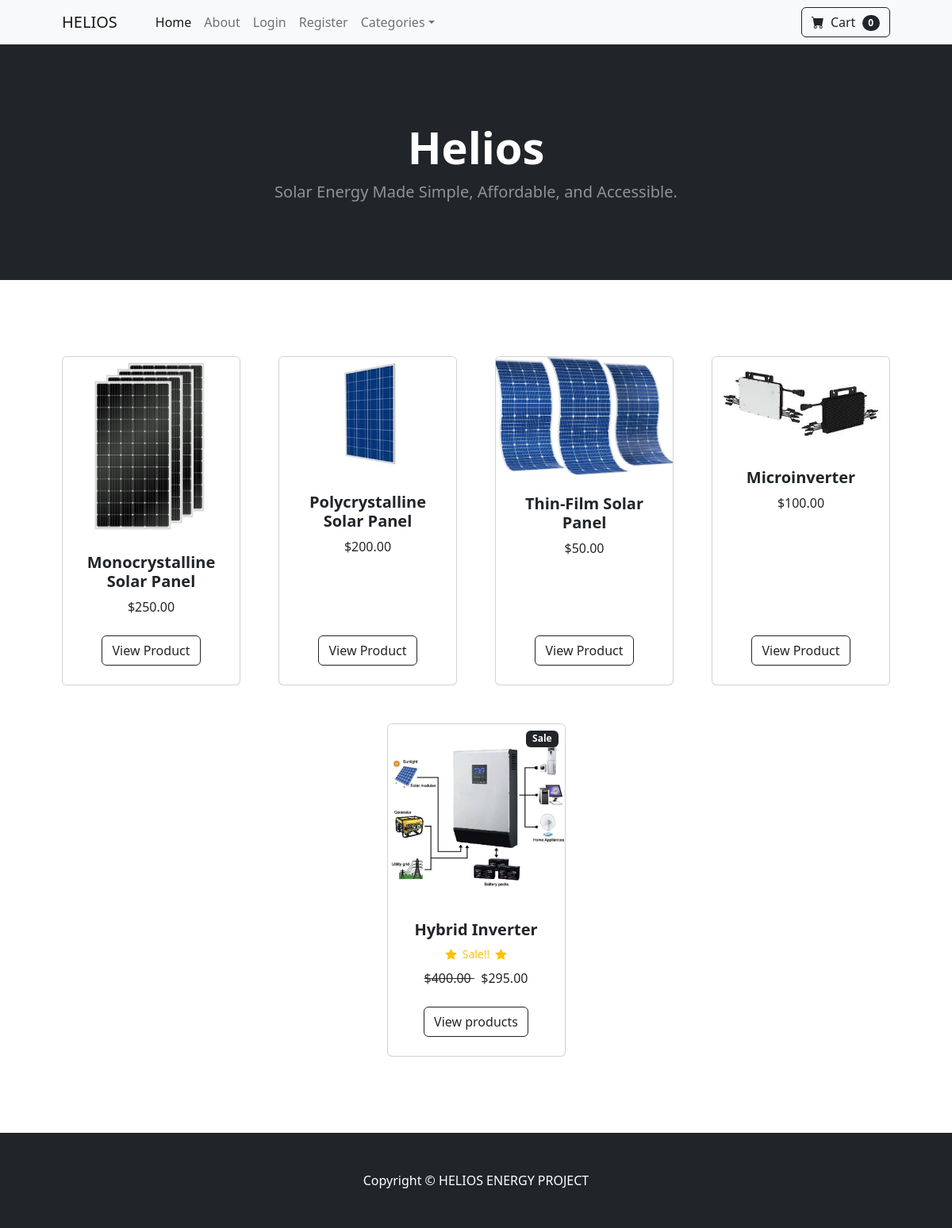
The page / on the database its author committed.
### store/models.py (models this page shows, shortened)
class Product(models.Model):
    name = models.CharField(max_length=100)
    price = models.DecimalField(default=0, max_digits=10, decimal_places=2)
    description = models.CharField(max_length=1000, default='', blank=True, null=True )
    category = models.ForeignKey(Category, on_delete=models.CASCADE, default=1)
    image = models.ImageField(upload_to='uploads/products/')
    is_sale = models.BooleanField(default=False)
    sale_price = models.DecimalField(default=0, max_digits=10, decimal_places=2)

### store/views.py (the view)
# urls.py: path('', views.home, name='home'),
def home(request):
    products = Product.objects.all()
    return render(request, 'home.html', {'products': products})

### cart/cart.py (called while the page is built)
    def __len__(self):
        return len(self.cart)

### cart/context_processors.py (called while the page is built)
def cart(request):
    return {'cart': Cart(request)}

### store/templates/home.html
{% extends 'base.html' %}
{% block content %}
        <header class="bg-dark py-5">
            <div class="container px-4 px-lg-5 my-5">
                <div class="text-center text-white">
                    <h1 class="display-4 fw-bolder">Helios</h1>
                    <p class="lead fw-normal text-white-50 mb-0">Solar Energy Made Simple, Affordable, and Accessible.</p>
                </div>
            </div>
        </header>
        <section class="py-5">
            <div class="container px-4 px-lg-5 mt-5">
                <div class="row gx-4 gx-lg-5 row-cols-2 row-cols-md-3 row-cols-xl-4 justify-content-center">
                    {% for product in products %}
                        {% if product.is_sale %}
                        <div class="col mb-5">
                            <div class="card h-100">
                                <div class="badge bg-dark text-white position-absolute" style="top: 0.5rem; right: 0.5rem">Sale</div>
                                <img class="card-img-top" src="{{product.image.url}}" alt="..." />
                                <div class="card-body p-4">
                                    <div class="text-center">
                                        <h5 class="fw-bolder">{{ product.name }}</h5>
                                        <div class="d-flex justify-content-center small text-warning mb-2">
                                        <div class="bi-star-fill"></div>
                                        &nbsp;&nbsp;Sale!!&nbsp;&nbsp;
                                        <div class="bi-star-fill"></div>
                                        </div>
                                        <strike>
                                        ${{ product.price }}
                                        </strike>
                                        &nbsp;
                                        ${{ product.sale_price }}
                                    </div>
                                </div>
                                <div class="card-footer p-4 pt-0 border-top-0 bg-transparent">
                                    <div class="text-center"><a class="btn btn-outline-dark mt-auto" href="{% url 'product' product.id %}">View products</a></div>
                                </div>
                            </div>
                        </div>
                        {% else %}
                    <div class="col mb-5">
                        <div class="card h-100">
                            <img class="card-img-top" src="{{product.image.url}}" alt="..." />
                            <div class="card-body p-4">
                                <div class="text-center">
                                    <h5 class="fw-bolder">{{ product.name }}</h5>
                                    ${{ product.price }}
                                </div>
                            </div>
                            <div class="card-footer p-4 pt-0 border-top-0 bg-transparent">
                                <div class="text-center"><a class="btn btn-outline-dark mt-auto" href="{% url 'product' product.id %}">View Product</a></div>
                            </div>
                        </div>
                    </div>
                        {% endif %}
                    {% endfor %}
                </div>
            </div>
        </section>
{% endblock %}

### store/templates/base.html (shortened to what this page needs)
{% load static %}
<!DOCTYPE html>
<html lang="en">
    <head>
        <link href="https://cdn.jsdelivr.net/npm/bootstrap-icons@1.5.0/font/bootstrap-icons.css" rel="stylesheet" />
        <link href="{% static 'css/styles.css' %}" rel="stylesheet" />
    </head>
    <body>
        {% include 'navbar.html' %}
        {% block content %}
        {% endblock %}
        <footer class="py-5 bg-dark">
            <div class="container"><p class="m-0 text-center text-white">Copyright &copy; HELIOS ENERGY PROJECT</p></div>
        </footer>
    </body>
</html>

### store/templates/navbar.html (shortened to what this page needs)
<nav class="navbar navbar-expand-lg navbar-light bg-light">
    <div class="container px-4 px-lg-5">
        <a class="navbar-brand" href="{% url 'home' %}">HELIOS</a>
        <div class="collapse navbar-collapse" id="navbarSupportedContent">
            <ul class="navbar-nav me-auto mb-2 mb-lg-0 ms-lg-4">
                <li class="nav-item">
                    <a class="nav-link active" aria-current="page" href="{% url 'home' %}">Home</a>
                </li>
                <li class="nav-item">
                    <a class="nav-link" href="{% url 'about' %}">About</a>
                </li>
                {% if user.is_authenticated %}
                    <li class="nav-item">
                        <a class="nav-link" href="{% url 'logout' %}">Logout</a>
                    </li>
                {% else %}
                    <li class="nav-item">
                        <a class="nav-link" href="{% url 'login' %}">Login</a>
                    </li>
                    <li class="nav-item">
                        <a class="nav-link" href="{% url 'register' %}">Register</a>
                    </li>
                {% endif %}
                <li class="nav-item dropdown">
                    <a class="nav-link dropdown-toggle" id="navbarDropdown" href="#" role="button" data-bs-toggle="dropdown" aria-expanded="false">Categories</a>
                </li>
            </ul>
            <form class="d-flex">
                <a href="{% url 'cart_summary' %}" class="btn btn-outline-dark">
                    <i class="bi-cart-fill me-1"></i>
                    Cart
                    <span class="badge bg-dark text-white ms-1 rounded-pill" id="cart_quantity">{{ cart|length }}</span>
                </a>
            </form>
        </div>
    </div>
</nav>

### rows shown on the page
Product: image (picture), name "Monocrystalline Solar Panel", price "250.00"
Product: image (picture), name "Polycrystalline Solar Panel", price "200.00"
Product: image (picture), name "Thin-Film Solar Panel", price "50.00"
Product: image (picture), name "Microinverter", price "100.00"
Product: image (picture), name "Hybrid Inverter", price "400.00", sale_price "295.00"

### other values the page prints
{{ cart|length }} "0"
